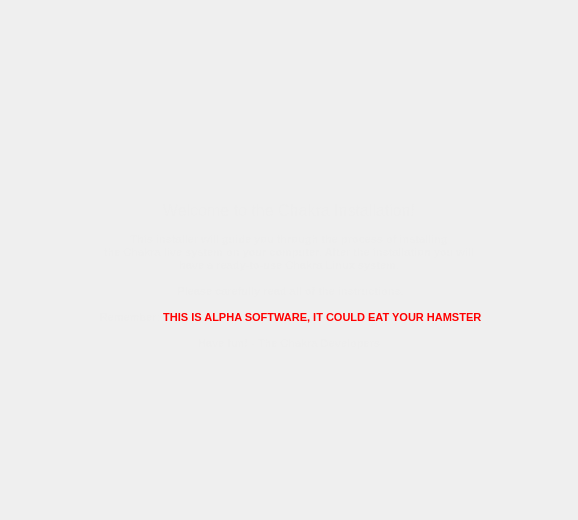
<?xml version="1.0" encoding="UTF-8"?>
<ui version="4.0">
 <class>Intro</class>
 <widget class="QWidget" name="Intro">
  <property name="geometry">
   <rect>
    <x>0</x>
    <y>0</y>
    <width>578</width>
    <height>520</height>
   </rect>
  </property>
  <property name="windowTitle">
   <string>Tribe Intro</string>
  </property>
  <layout class="QVBoxLayout" name="verticalLayout">
   <property name="spacing">
    <number>10</number>
   </property>
   <property name="margin">
    <number>10</number>
   </property>
   <item>
    <spacer name="verticalSpacer_1">
     <property name="orientation">
      <enum>Qt::Vertical</enum>
     </property>
     <property name="sizeHint" stdset="0">
      <size>
       <width>20</width>
       <height>40</height>
      </size>
     </property>
    </spacer>
   </item>
   <item>
    <layout class="QHBoxLayout" name="horizontalLayout_2">
     <item>
      <spacer name="horizontalSpacer">
       <property name="orientation">
        <enum>Qt::Horizontal</enum>
       </property>
       <property name="sizeHint" stdset="0">
        <size>
         <width>40</width>
         <height>20</height>
        </size>
       </property>
      </spacer>
     </item>
     <item>
      <widget class="QLabel" name="label_2">
       <property name="sizePolicy">
        <sizepolicy hsizetype="Fixed" vsizetype="Preferred">
         <horstretch>0</horstretch>
         <verstretch>0</verstretch>
        </sizepolicy>
       </property>
       <property name="text">
        <string/>
       </property>
       <property name="pixmap">
        <pixmap resource="tribe.qrc">:/Images/images/welcome-logo.png</pixmap>
       </property>
      </widget>
     </item>
     <item>
      <spacer name="horizontalSpacer_2">
       <property name="orientation">
        <enum>Qt::Horizontal</enum>
       </property>
       <property name="sizeHint" stdset="0">
        <size>
         <width>40</width>
         <height>20</height>
        </size>
       </property>
      </spacer>
     </item>
    </layout>
   </item>
   <item>
    <widget class="QLabel" name="label_3">
     <property name="maximumSize">
      <size>
       <width>16777215</width>
       <height>16777215</height>
      </size>
     </property>
     <property name="text">
      <string>&lt;!DOCTYPE HTML PUBLIC &quot;-//W3C//DTD HTML 4.0//EN&quot; &quot;http://www.w3.org/TR/REC-html40/strict.dtd&quot;&gt;
&lt;html&gt;&lt;head&gt;&lt;meta name=&quot;qrichtext&quot; content=&quot;1&quot; /&gt;&lt;style type=&quot;text/css&quot;&gt;
p, li { white-space: pre-wrap; }
&lt;/style&gt;&lt;/head&gt;&lt;body style=&quot; font-family:'Sans Serif'; font-size:12pt; font-weight:400; font-style:normal;&quot;&gt;
&lt;p align=&quot;center&quot; style=&quot; margin-top:0px; margin-bottom:0px; margin-left:0px; margin-right:0px; -qt-block-indent:0; text-indent:0px;&quot;&gt;&lt;span style=&quot; font-family:'Bitstream Vera Sans'; color:#eeeeee;&quot;&gt;Welcome to the Chakra Installation!&lt;/span&gt;&lt;/p&gt;
&lt;p align=&quot;center&quot; style=&quot;-qt-paragraph-type:empty; margin-top:0px; margin-bottom:0px; margin-left:0px; margin-right:0px; -qt-block-indent:0; text-indent:0px; font-family:'Bitstream Vera Sans'; font-size:8pt; color:#eeeeee;&quot;&gt;&lt;/p&gt;
&lt;p align=&quot;center&quot; style=&quot; margin-top:0px; margin-bottom:0px; margin-left:0px; margin-right:0px; -qt-block-indent:0; text-indent:0px;&quot;&gt;&lt;span style=&quot; font-family:'Bitstream Vera Sans'; font-size:8pt; font-weight:536; color:#eeeeee;&quot;&gt;This installer will guide you through the process of installing&lt;/span&gt;&lt;/p&gt;
&lt;p align=&quot;center&quot; style=&quot; margin-top:0px; margin-bottom:0px; margin-left:0px; margin-right:0px; -qt-block-indent:0; text-indent:0px;&quot;&gt;&lt;span style=&quot; font-family:'Bitstream Vera Sans'; font-size:8pt; font-weight:536; color:#eeeeee;&quot;&gt;the Chakra live system on your computer. After the installation you will&lt;/span&gt;&lt;/p&gt;
&lt;p align=&quot;center&quot; style=&quot; margin-top:0px; margin-bottom:0px; margin-left:0px; margin-right:0px; -qt-block-indent:0; text-indent:0px;&quot;&gt;&lt;span style=&quot; font-family:'Bitstream Vera Sans'; font-size:8pt; font-weight:536; color:#eeeeee;&quot;&gt;have a ready-to-use Chakra Linux system.&lt;/span&gt;&lt;/p&gt;
&lt;p align=&quot;center&quot; style=&quot;-qt-paragraph-type:empty; margin-top:0px; margin-bottom:0px; margin-left:0px; margin-right:0px; -qt-block-indent:0; text-indent:0px; font-family:'Bitstream Vera Sans'; font-size:8pt; font-weight:536; color:#eeeeee;&quot;&gt;&lt;/p&gt;
&lt;p align=&quot;center&quot; style=&quot; margin-top:0px; margin-bottom:0px; margin-left:0px; margin-right:0px; -qt-block-indent:0; text-indent:0px;&quot;&gt;&lt;span style=&quot; font-family:'Bitstream Vera Sans'; font-size:8pt; font-weight:536; color:#eeeeee;&quot;&gt; Please carefully read all of the instructions.&lt;/span&gt;&lt;/p&gt;
&lt;p align=&quot;center&quot; style=&quot;-qt-paragraph-type:empty; margin-top:0px; margin-bottom:0px; margin-left:0px; margin-right:0px; -qt-block-indent:0; text-indent:0px; font-family:'Bitstream Vera Sans'; font-size:8pt; color:#eeeeee;&quot;&gt;&lt;/p&gt;
&lt;p align=&quot;center&quot; style=&quot; margin-top:0px; margin-bottom:0px; margin-left:0px; margin-right:0px; -qt-block-indent:0; text-indent:0px;&quot;&gt;&lt;span style=&quot; font-family:'Bitstream Vera Sans'; font-size:8pt; font-weight:536; color:#eeeeee;&quot;&gt; Remember:&lt;/span&gt;&lt;span style=&quot; font-family:'Bitstream Vera Sans'; font-size:8pt; font-weight:536;&quot;&gt; &lt;/span&gt;&lt;span style=&quot; font-family:'Bitstream Vera Sans'; font-size:8pt; font-weight:536; color:#ff0000;&quot;&gt;THIS IS ALPHA SOFTWARE, IT COULD EAT YOUR HAMSTER&lt;/span&gt;&lt;/p&gt;
&lt;p align=&quot;center&quot; style=&quot;-qt-paragraph-type:empty; margin-top:0px; margin-bottom:0px; margin-left:0px; margin-right:0px; -qt-block-indent:0; text-indent:0px; font-family:'Bitstream Vera Sans'; font-size:8pt; font-weight:536; color:#ff0000;&quot;&gt;&lt;/p&gt;
&lt;p align=&quot;center&quot; style=&quot; margin-top:0px; margin-bottom:0px; margin-left:0px; margin-right:0px; -qt-block-indent:0; text-indent:0px;&quot;&gt;&lt;span style=&quot; font-family:'Bitstream Vera Sans'; font-size:8pt; font-weight:536; color:#eeeeee;&quot;&gt;Have fun! - The Chakra Developers&lt;/span&gt;&lt;/p&gt;&lt;/body&gt;&lt;/html&gt;</string>
     </property>
    </widget>
   </item>
   <item>
    <spacer name="verticalSpacer_2">
     <property name="orientation">
      <enum>Qt::Vertical</enum>
     </property>
     <property name="sizeHint" stdset="0">
      <size>
       <width>20</width>
       <height>40</height>
      </size>
     </property>
    </spacer>
   </item>
  </layout>
 </widget>
 <resources>
  <include location="tribe.qrc"/>
 </resources>
 <connections/>
</ui>
